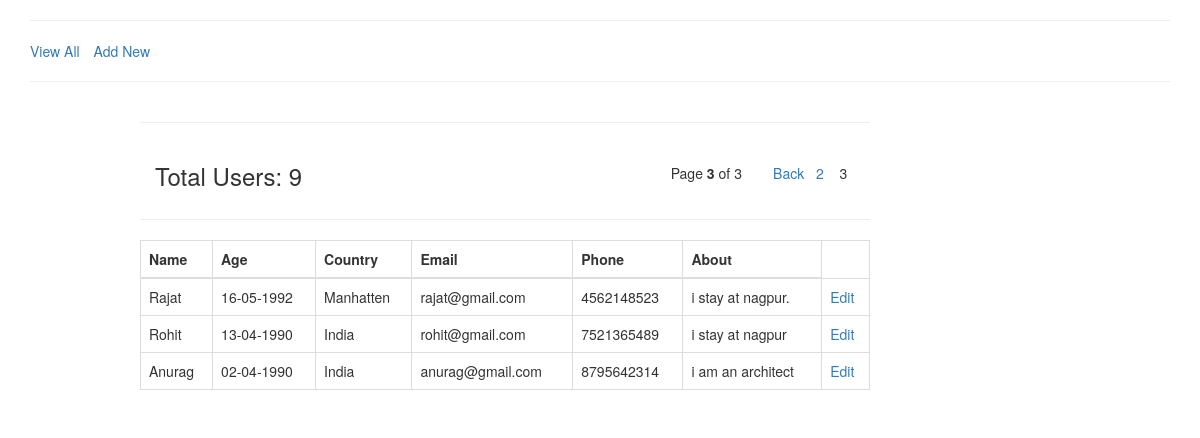
The page /index.php?pn=3 on the database its author committed.
### tables this page shows
CREATE TABLE IF NOT EXISTS `users` (
  `uid` int(10) NOT NULL AUTO_INCREMENT,
  `uname` varchar(50) DEFAULT NULL,
  `ucountry` varchar(25) DEFAULT NULL,
  `uemail` varchar(50) DEFAULT NULL,
  `uphone` bigint(20) DEFAULT NULL,
  `udob` date DEFAULT NULL,
  `uabout` varchar(1000) NOT NULL,
  PRIMARY KEY (`uid`)
);

### paginationPage.php (the view, shortened to what this page needs)
<?php
$query="SELECT `uid`, `uname`, TIMESTAMPDIFF(YEAR,udob,CURDATE()) AS uage  , `ucountry`, `uemail`, `uphone`,  `uabout` FROM `users` ORDER BY uid ASC";
$sql = mysql_query($query);
$nr = mysql_num_rows($sql);
if (isset($_GET['pn'])) {
    $pn = preg_replace('#[^0-9]#i', '', $_GET['pn']);
} else {
    $pn = 1;
}
$itemsPerPage = 3;
$lastPage = ceil($nr / $itemsPerPage);
$centerPages = "";
$sub1 = $pn - 1;
$sub2 = $pn - 2;
$add1 = $pn + 1;
$add2 = $pn + 2;
if ($pn == 1) {
    $centerPages .= '&nbsp; <span class="pagNumActive">' . $pn . '</span> &nbsp;';
    $centerPages .= '&nbsp; <a href="' . $_SERVER['PHP_SELF'] . '?pn=' . $add1 . '">' . $add1 . '</a> &nbsp;';
} else if ($pn == $lastPage) {
    $centerPages .= '&nbsp; <a href="' . $_SERVER['PHP_SELF'] . '?pn=' . $sub1 . '">' . $sub1 . '</a> &nbsp;';
    $centerPages .= '&nbsp; <span class="pagNumActive">' . $pn . '</span> &nbsp;';
} else if ($pn > 2 && $pn < ($lastPage - 1)) {
    $centerPages .= '&nbsp; <a href="' . $_SERVER['PHP_SELF'] . '?pn=' . $sub2 . '">' . $sub2 . '</a> &nbsp;';
    $centerPages .= '&nbsp; <a href="' . $_SERVER['PHP_SELF'] . '?pn=' . $sub1 . '">' . $sub1 . '</a> &nbsp;';
    $centerPages .= '&nbsp; <span class="pagNumActive">' . $pn . '</span> &nbsp;';
    $centerPages .= '&nbsp; <a href="' . $_SERVER['PHP_SELF'] . '?pn=' . $add1 . '">' . $add1 . '</a> &nbsp;';
    $centerPages .= '&nbsp; <a href="' . $_SERVER['PHP_SELF'] . '?pn=' . $add2 . '">' . $add2 . '</a> &nbsp;';
} else if ($pn > 1 && $pn < $lastPage) {
    $centerPages .= '&nbsp; <a href="' . $_SERVER['PHP_SELF'] . '?pn=' . $sub1 . '">' . $sub1 . '</a> &nbsp;';
    $centerPages .= '&nbsp; <span class="pagNumActive">' . $pn . '</span> &nbsp;';
    $centerPages .= '&nbsp; <a href="' . $_SERVER['PHP_SELF'] . '?pn=' . $add1 . '">' . $add1 . '</a> &nbsp;';
}
$limit = 'LIMIT ' .($pn - 1) * $itemsPerPage .',' .$itemsPerPage;
$query2="SELECT `uid`, `uname`, DATE_FORMAT(udob,'%d-%m-%Y') AS uage  , `ucountry`, `uemail`, `uphone`,  `uabout` FROM `users` ORDER BY uid ASC $limit";
$sql2 = mysql_query($query2);
$paginationDisplay = "";
if ($lastPage != "1"){
    $paginationDisplay .= 'Page <strong>' . $pn . '</strong> of ' . $lastPage. '&nbsp;  &nbsp;  &nbsp; ';
    if ($pn != 1) {
        $previous = $pn - 1;
        $paginationDisplay .=  '&nbsp;  <a href="' . $_SERVER['PHP_SELF'] . '?pn=' . $previous . '"> Back</a> ';
    }
    $paginationDisplay .= '<span class="paginationNumbers">' . $centerPages . '</span>';
}
$outputList = '';
while($row = mysql_fetch_array($sql2)){
    $uid = $row["uid"];
    $uname = $row["uname"];
    $udob = $row["uage"];
    $ucountry = $row["ucountry"];
    $uemail = $row["uemail"];
    $uphone = $row["uphone"];
    $uabout = $row["uabout"];
    $outputList .= '<tr><td>' . $uname . '</td><td>' . $udob . ' </td><td> ' . $ucountry . '</td><td>' . $uemail . '</td><td>' . $uphone . '</td><td>' . $uabout . '</td> <td>   <a href="edit.php?uid=' . $uid . '">Edit </a> </td>  </tr> ';
}
?>

### rows shown on the page
users: uname "Rajat", udob "16-05-1992", ucountry "Manhatten", uemail "rajat@gmail.com", uphone "4562148523", uabout "i stay at nagpur."
users: uname "Rohit", udob "13-04-1990", ucountry "India", uemail "rohit@gmail.com", uphone "7521365489", uabout "i stay at nagpur"
users: uname "Anurag", udob "02-04-1990", ucountry "India", uemail "anurag@gmail.com", uphone "8795642314", uabout "i am an architect"

### other values the page prints
$nr "9"
$pn "3"
$lastPage "3"
$sub1 "2"
